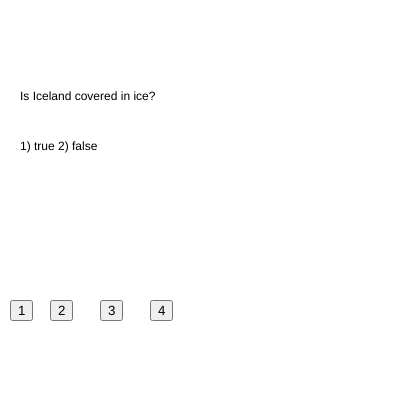
Frame 1 (no input)
Frame 60 (no input): identical to frame 1, image omitted
Frame 120 (the mouse pressed at the canvas centre since frame 60): identical to frame 1, image omitted

The p5.js sketch that drew this single still picture (run headless with seeded random() and noise() and a simulated clock; from frame 60 on, the mouse is pressed at the canvas centre):

// p5.js sketch
// ── sketch.js
var questions = ["Is Iceland covered in ice?","What ocean lies east of the US?"];
var options = ["1) true 2) false", "1) pacific 2) eastern 3) indian 4) atlantic"];
var answers = [2, 4];

var answerCorrect = ""; //empty string because

var currentQuestion = 0;//nned to count what question on, keep track of current qustion being asked

var button1, button2, button3, button4;

var currentOption = -1;
function setup() {
  //put code here
createCanvas (400,400);

button1 = createButton("1");
button1.position (10,300);
button1.mousePressed(function(){
  currentOption = 1;
});

button2 = createButton("2");
button2.position (50,300);
button2.mousePressed(function(){
  currentOption = 2;
});

button3 = createButton("3");
button3.position (100,300);
button3.mousePressed(function(){
  currentOption = 3;
});

button4 = createButton("4");
button4.position (150,300);
button4.mousePressed(function(){
  currentOption = 4;
});


}

function draw() {
  // put drawing code here
console.log(currentOption);
background ("255"); //adding this cleans up fuzzy text
text(questions[currentQuestion], 20,100);

text(options[currentQuestion], 20,150);

text(answerCorrect, 20,200);

if(currentOption != -1){
  // != means does not =

  if(currentOption == answers[currentQuestion]){
  // correct
  console.log("correct");
  answerCorrect = "Correct";
  currentQuestion = + 1; //auto to next question if answer correct

  if(currentQuestion >= questions.length){
    //if run out of questions what do next
    //this loops you back to the start of questions
    currentQuestion = 0;
  }

}else{
    //incorrect
console.log("incorrect");
answerCorrect = "Try Again";
}
//reset the answer for the next question
//once you checked everything reset it again
currentOption = -1;

  }

}
